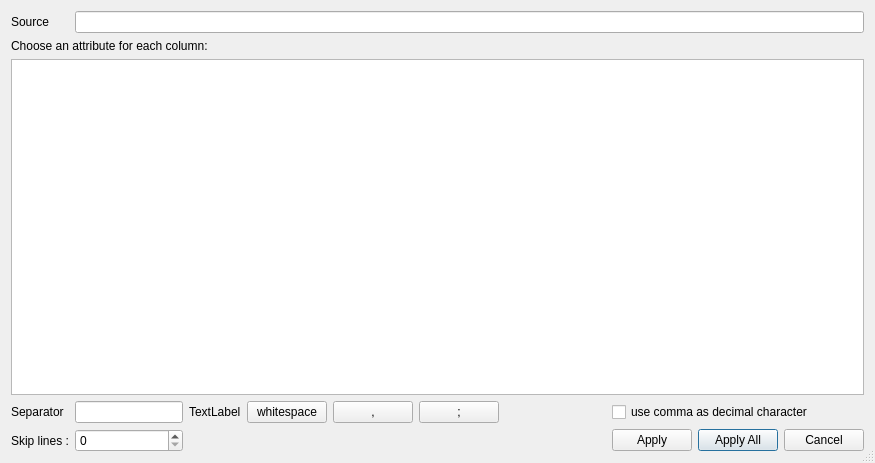
<?xml version="1.0" encoding="UTF-8"?>
<ui version="4.0">
 <class>ImportAsciiPC</class>
 <widget class="QDialog" name="ImportAsciiPC">
  <property name="windowModality">
   <enum>Qt::ApplicationModal</enum>
  </property>
  <property name="geometry">
   <rect>
    <x>0</x>
    <y>0</y>
    <width>875</width>
    <height>463</height>
   </rect>
  </property>
  <property name="sizePolicy">
   <sizepolicy hsizetype="Preferred" vsizetype="Preferred">
    <horstretch>0</horstretch>
    <verstretch>0</verstretch>
   </sizepolicy>
  </property>
  <property name="windowTitle">
   <string>Import ASCII point cloud scan</string>
  </property>
  <property name="sizeGripEnabled">
   <bool>true</bool>
  </property>
  <property name="modal">
   <bool>true</bool>
  </property>
  <layout class="QGridLayout" name="gridLayout">
   <item row="5" column="9">
    <widget class="QPushButton" name="applyAllButton">
     <property name="text">
      <string>Apply All</string>
     </property>
    </widget>
   </item>
   <item row="4" column="8" colspan="3">
    <widget class="QCheckBox" name="useCommaDecimalChara">
     <property name="text">
      <string>use comma as decimal character</string>
     </property>
    </widget>
   </item>
   <item row="5" column="10">
    <widget class="QPushButton" name="cancelButton">
     <property name="text">
      <string>Cancel</string>
     </property>
    </widget>
   </item>
   <item row="4" column="1">
    <widget class="QLineEdit" name="separatorLineEdit">
     <property name="sizePolicy">
      <sizepolicy hsizetype="Preferred" vsizetype="Fixed">
       <horstretch>0</horstretch>
       <verstretch>0</verstretch>
      </sizepolicy>
     </property>
     <property name="text">
      <string/>
     </property>
     <property name="maxLength">
      <number>1</number>
     </property>
     <property name="frame">
      <bool>true</bool>
     </property>
    </widget>
   </item>
   <item row="4" column="7">
    <spacer name="horizontalSpacer">
     <property name="orientation">
      <enum>Qt::Horizontal</enum>
     </property>
     <property name="sizeHint" stdset="0">
      <size>
       <width>40</width>
       <height>20</height>
      </size>
     </property>
    </spacer>
   </item>
   <item row="2" column="0" colspan="11">
    <widget class="QTableWidget" name="columnPtsTableWidget">
     <property name="sizePolicy">
      <sizepolicy hsizetype="MinimumExpanding" vsizetype="MinimumExpanding">
       <horstretch>0</horstretch>
       <verstretch>0</verstretch>
      </sizepolicy>
     </property>
     <property name="sizeAdjustPolicy">
      <enum>QAbstractScrollArea::AdjustToContents</enum>
     </property>
     <property name="editTriggers">
      <set>QAbstractItemView::NoEditTriggers</set>
     </property>
     <property name="dragDropOverwriteMode">
      <bool>false</bool>
     </property>
     <property name="selectionMode">
      <enum>QAbstractItemView::SingleSelection</enum>
     </property>
     <property name="selectionBehavior">
      <enum>QAbstractItemView::SelectItems</enum>
     </property>
     <property name="wordWrap">
      <bool>false</bool>
     </property>
     <property name="cornerButtonEnabled">
      <bool>false</bool>
     </property>
     <property name="rowCount">
      <number>0</number>
     </property>
     <property name="columnCount">
      <number>0</number>
     </property>
     <attribute name="horizontalHeaderVisible">
      <bool>false</bool>
     </attribute>
     <attribute name="horizontalHeaderCascadingSectionResizes">
      <bool>true</bool>
     </attribute>
     <attribute name="horizontalHeaderMinimumSectionSize">
      <number>10</number>
     </attribute>
     <attribute name="horizontalHeaderDefaultSectionSize">
      <number>200</number>
     </attribute>
     <attribute name="horizontalHeaderStretchLastSection">
      <bool>false</bool>
     </attribute>
     <attribute name="verticalHeaderVisible">
      <bool>false</bool>
     </attribute>
     <attribute name="verticalHeaderCascadingSectionResizes">
      <bool>false</bool>
     </attribute>
     <attribute name="verticalHeaderStretchLastSection">
      <bool>false</bool>
     </attribute>
    </widget>
   </item>
   <item row="0" column="1" colspan="10">
    <widget class="QLineEdit" name="filePathLineEdit">
     <property name="readOnly">
      <bool>true</bool>
     </property>
    </widget>
   </item>
   <item row="1" column="0" colspan="3">
    <widget class="QLabel" name="label_2">
     <property name="text">
      <string>Choose an attribute for each column:</string>
     </property>
    </widget>
   </item>
   <item row="4" column="3">
    <layout class="QHBoxLayout" name="horizontalLayout">
     <item>
      <widget class="QPushButton" name="whitespacePushButton">
       <property name="text">
        <string>whitespace</string>
       </property>
      </widget>
     </item>
     <item>
      <widget class="QPushButton" name="commaPushButton">
       <property name="sizePolicy">
        <sizepolicy hsizetype="Preferred" vsizetype="Fixed">
         <horstretch>0</horstretch>
         <verstretch>0</verstretch>
        </sizepolicy>
       </property>
       <property name="text">
        <string>,</string>
       </property>
      </widget>
     </item>
     <item>
      <widget class="QPushButton" name="semicolonPushButton">
       <property name="sizePolicy">
        <sizepolicy hsizetype="Preferred" vsizetype="Fixed">
         <horstretch>0</horstretch>
         <verstretch>0</verstretch>
        </sizepolicy>
       </property>
       <property name="text">
        <string>;</string>
       </property>
      </widget>
     </item>
    </layout>
   </item>
   <item row="5" column="8">
    <widget class="QPushButton" name="applyButton">
     <property name="text">
      <string>Apply</string>
     </property>
    </widget>
   </item>
   <item row="4" column="0">
    <widget class="QLabel" name="label_3">
     <property name="text">
      <string>Separator</string>
     </property>
    </widget>
   </item>
   <item row="4" column="2">
    <widget class="QLabel" name="asciiCodeLabel">
     <property name="text">
      <string>TextLabel</string>
     </property>
    </widget>
   </item>
   <item row="0" column="0">
    <widget class="QLabel" name="label">
     <property name="sizePolicy">
      <sizepolicy hsizetype="Maximum" vsizetype="Preferred">
       <horstretch>0</horstretch>
       <verstretch>0</verstretch>
      </sizepolicy>
     </property>
     <property name="text">
      <string>Source</string>
     </property>
    </widget>
   </item>
   <item row="5" column="1">
    <widget class="QSpinBox" name="skipLineSpinBox"/>
   </item>
   <item row="5" column="0">
    <widget class="QLabel" name="label_4">
     <property name="text">
      <string>Skip lines :</string>
     </property>
    </widget>
   </item>
  </layout>
 </widget>
 <resources/>
 <connections/>
</ui>
